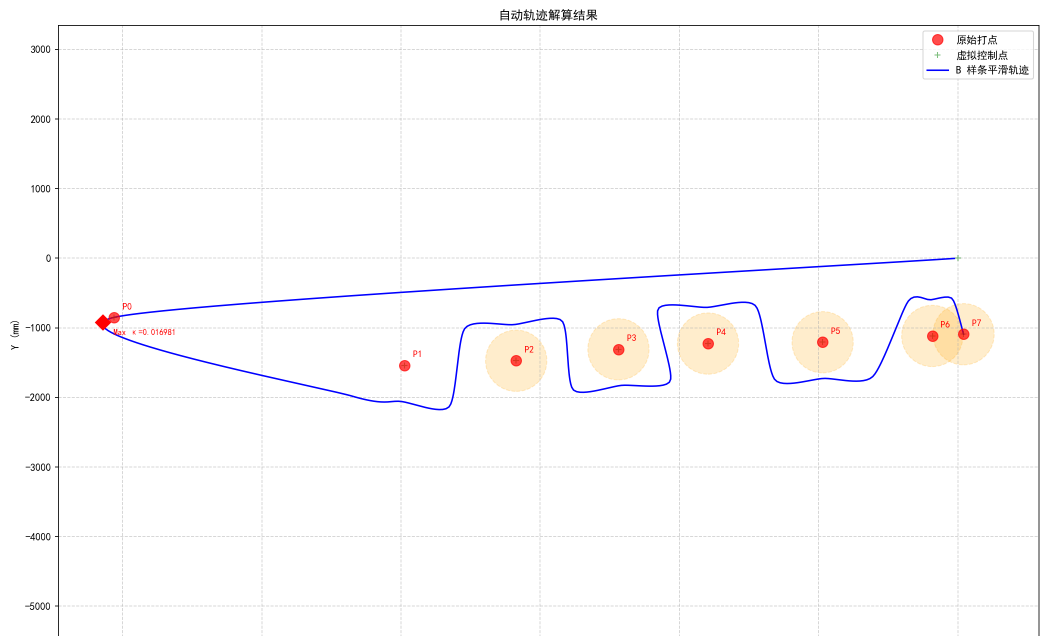
#> input picture 0722分支里科目一速度规划的路径.png, 2099 x 1272 px (shown at 1/2 size)
$ python -i '操场中线视频多帧识别_灰度红操场.py'   (imports and definitions only)
#> lines starting #> are read from the running program, lines starting #| are printed output that depends on the picture; after the words box and inside, x2 and y2 are one past the last pixel; in counts of white or black regions, pixels touching at a corner belong together
#> further down, picture is the input picture: shape (1272, 2099, 3); mean B, G, R 251.5, 251.1, 252
"""灰度/红操场白线多帧跟踪。

在原“操场中线视频多帧识别.py”的时序框架上，替换白线掩膜为灰度自适应方案：
- CLAHE 增强局部对比度
- 局部背景差分 + top-hat 提升暗光下白线
- 分位阈值自适应，适配动态光照
"""

from __future__ import annotations

import argparse
import csv
import importlib.util
import json
import math
import shutil
import sys
import uuid
from dataclasses import asdict, dataclass
from pathlib import Path
from typing import Any

import cv2
import numpy as np


PROJECT_ROOT = Path(__file__).resolve().parents[3]
SINGLE_FRAME_SCRIPT = Path(__file__).with_name("操场中线识别.py")
DEFAULT_FRAME_DIR = PROJECT_ROOT / "data" / "frames" / "video_2026_05_01_10_01_22_from11s"
DEFAULT_OUTPUT_DIR = PROJECT_ROOT / "data" / "runway_line_from11s_track_gray_red"


@dataclass
class TrackState:
    active: bool = False
    lost_count: int = 0
    bottom_x: float = 0.0
    lookahead_x: float = 0.0
    yaw_deg: float = 0.0
    score: float = 0.0


@dataclass
class FrameTrackResult:
    frame_index: int
    frame_name: str
    mode: str
    detected: bool
    raw_candidates: int
    raw_best_score: float | None
    temporal_score: float | None
    bottom_x: float | None
    lookahead_x: float | None
    yaw_deg: float | None
    lateral_error_px: float | None
    lost_count: int
    overlay_path: str | None


def load_single_frame_module() -> Any:
    spec = importlib.util.spec_from_file_location("playground_single_line", SINGLE_FRAME_SCRIPT)
    if spec is None or spec.loader is None:
        raise ImportError(f"cannot load {SINGLE_FRAME_SCRIPT}")
    module = importlib.util.module_from_spec(spec)
    sys.modules[spec.name] = module
    spec.loader.exec_module(module)
    return module


# [1 line that did not run here, left out]


def ensure_dir(path: Path) -> None:
    path.mkdir(parents=True, exist_ok=True)


# [29 lines left out: functions list_frames, _line_x_at_robust, not called in this run]


# [1 line that did not run here, left out]


# [28 lines left out: function _keep_main_component, not called in this run]


def build_white_line_mask_gray_red(image_bgr: np.ndarray) -> tuple[np.ndarray, dict[str, float]]:
    """灰度/红场地的白线掩膜。"""
    gray_raw = cv2.cvtColor(image_bgr, cv2.COLOR_BGR2GRAY)
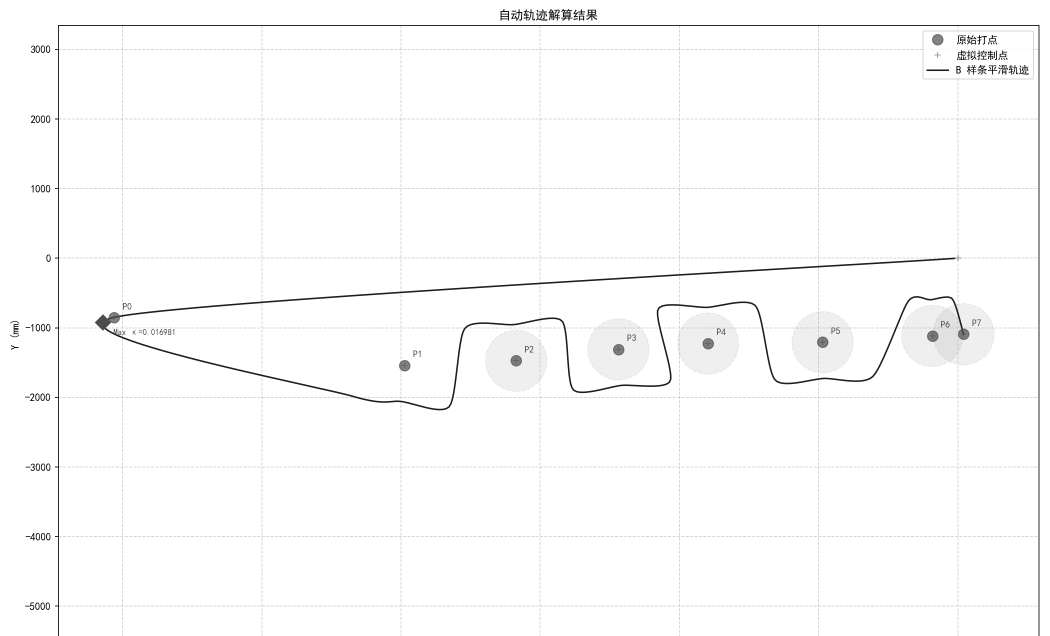
#> gray_raw: shape (1272, 2099) (shown at 1/2 size); min 0, max 255, mean 251.4
    gray_blur = cv2.GaussianBlur(gray_raw, (3, 3), 0)
    gray_denoised = cv2.fastNlMeansDenoising(gray_blur, None, 9, 7, 21)
    clahe = cv2.createCLAHE(clipLimit=2.0, tileGridSize=(8, 8))
    gray_eq = clahe.apply(gray_denoised)

    local_bg = cv2.GaussianBlur(gray_eq, (0, 0), sigmaX=9.0, sigmaY=9.0)
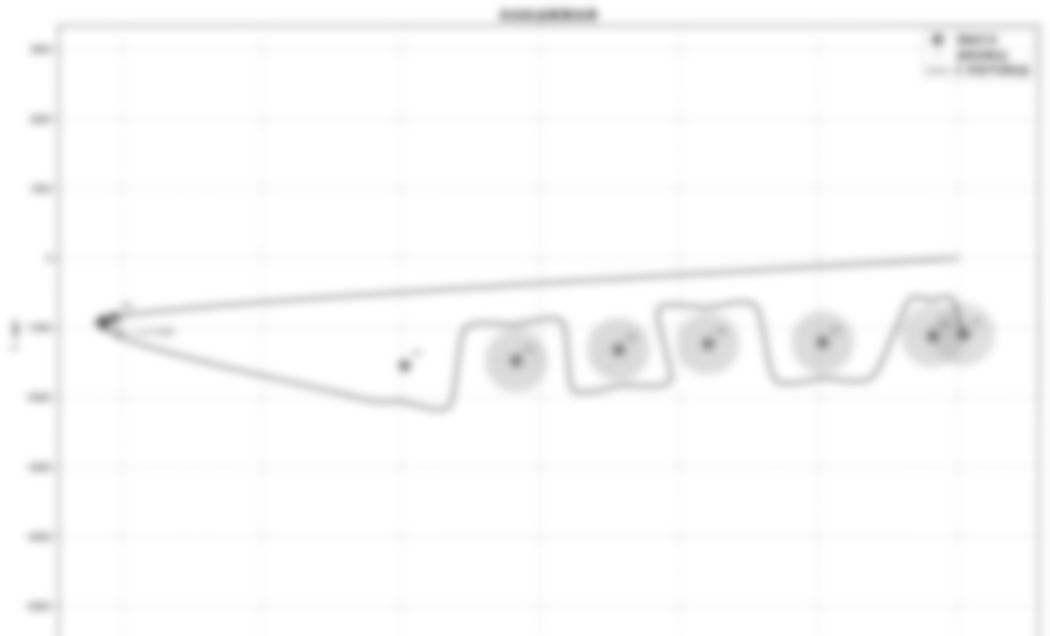
#> local_bg: shape (1272, 2099) (shown at 1/2 size); min 121, max 255, mean 250.6
    local_delta = cv2.subtract(gray_eq, local_bg)
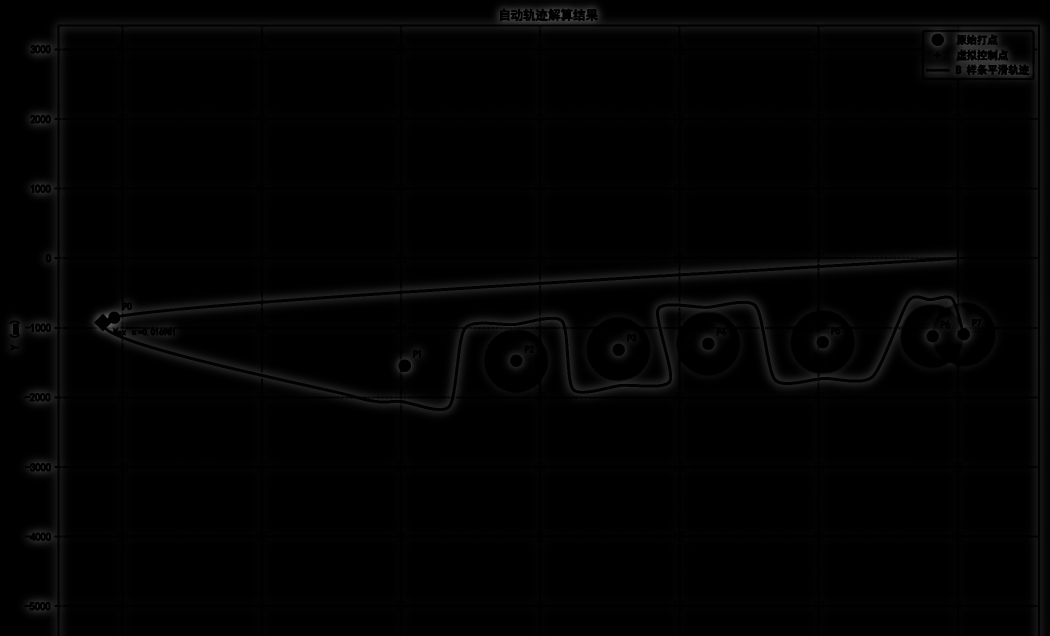
#> local_delta: shape (1272, 2099) (shown at 1/2 size); min 0, max 104, mean 2.4

    top_hat_kernel = cv2.getStructuringElement(cv2.MORPH_RECT, (9, 9))
    top_hat = cv2.morphologyEx(gray_eq, cv2.MORPH_TOPHAT, top_hat_kernel)
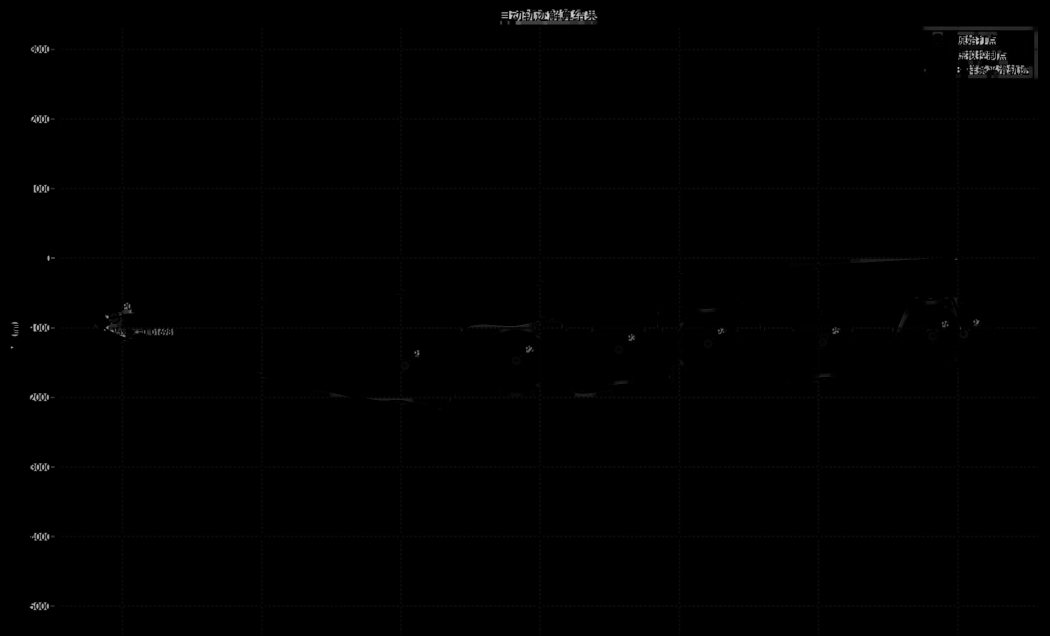
#> top_hat: shape (1272, 2099) (shown at 1/2 size); min 0, max 227, mean 0.8

    q_hi = float(np.percentile(gray_eq, 88.0))
#> q_hi = 255
    q_delta = float(np.percentile(local_delta, 80.0))
#> q_delta = 2
    q_top = float(np.percentile(top_hat, 85.0))
#> q_top = 0

    # Align with validated single-frame strategy: use bright_core directly.
    bright_core = (gray_eq >= max(148.0, q_hi)) & (local_delta >= 2)
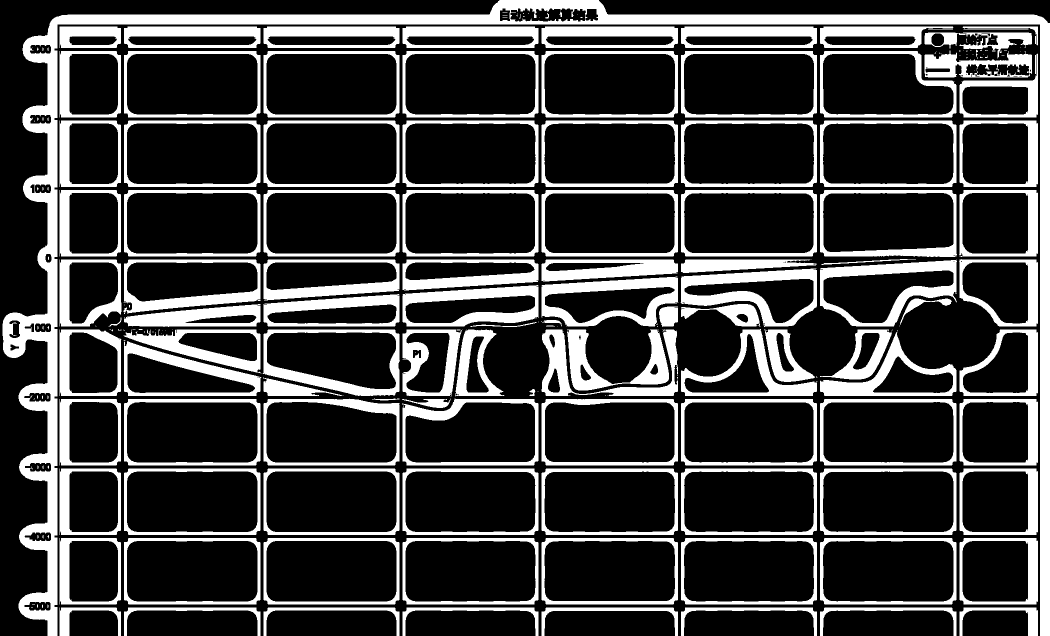
#> bright_core: shape (1272, 2099) bool (shown at 1/2 size); 24% white; 236 white regions (124 under 20 px), largest, box (x1, y1, x2, y2) and area: (5, 0, 2099, 1272) 107874, (1361, 537, 1634, 654) 11148, (1640, 519, 1914, 653) 10823
    mask_final = bright_core.astype(np.uint8) * 255

    stats = {
        "white_ratio": float((mask_final > 0).mean()),
        "gray_mean": float(gray_raw.mean()),
        "gray_eq_mean": float(gray_eq.mean()),
        "local_delta_mean": float(local_delta.mean()),
        "top_hat_mean": float(top_hat.mean()),
        "q_hi": q_hi,
        "q_delta": q_delta,
        "q_top": q_top,
    }
#> stats = {'white_ratio': 0.24, 'gray_mean': 251.4, 'gray_eq_mean': 250.6, 'local_delta_mean': 2.38, 'top_hat_mean': 0.816, 'q_hi': 255, 'q_delta': 2, 'q_top': 0}
    return mask_final, stats


# [388 lines left out: functions filter_candidates_gray_red, scale_overlay_to_canvas, temporal_candidate_score, choose_temporal_candidate, update_track_state, draw_tracking_overlay and 6 more, not called in this run]


# [2 lines not run here, left out]

>>> import cv2
>>> picture = cv2.imread('../../../0722分支里科目一速度规划的路径.png')
>>> result = build_white_line_mask_gray_red(picture)
